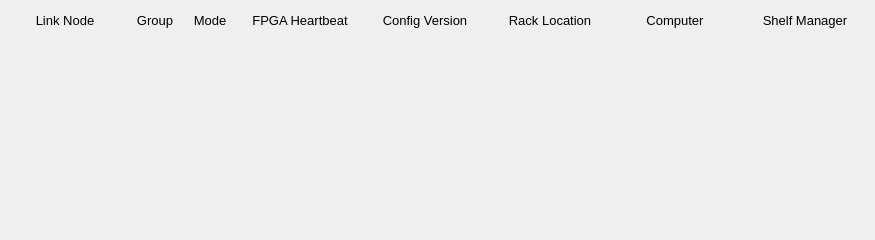
<?xml version="1.0" encoding="UTF-8"?>
<ui version="4.0">
 <class>Form</class>
 <widget class="QWidget" name="Form">
  <property name="geometry">
   <rect>
    <x>0</x>
    <y>0</y>
    <width>875</width>
    <height>240</height>
   </rect>
  </property>
  <property name="windowTitle">
   <string>Form</string>
  </property>
  <widget class="QFrame" name="frame">
   <property name="geometry">
    <rect>
     <x>0</x>
     <y>0</y>
     <width>875</width>
     <height>240</height>
    </rect>
   </property>
   <property name="frameShape">
    <enum>QFrame::NoFrame</enum>
   </property>
   <property name="frameShadow">
    <enum>QFrame::Plain</enum>
   </property>
   <widget class="QLabel" name="label">
    <property name="geometry">
     <rect>
      <x>5</x>
      <y>10</y>
      <width>120</width>
      <height>20</height>
     </rect>
    </property>
    <property name="font">
     <font>
      <pointsize>10</pointsize>
     </font>
    </property>
    <property name="text">
     <string>Link Node</string>
    </property>
    <property name="alignment">
     <set>Qt::AlignCenter</set>
    </property>
   </widget>
   <widget class="QLabel" name="label_2">
    <property name="geometry">
     <rect>
      <x>130</x>
      <y>10</y>
      <width>50</width>
      <height>20</height>
     </rect>
    </property>
    <property name="font">
     <font>
      <pointsize>10</pointsize>
     </font>
    </property>
    <property name="text">
     <string>Group</string>
    </property>
    <property name="alignment">
     <set>Qt::AlignCenter</set>
    </property>
   </widget>
   <widget class="QLabel" name="label_3">
    <property name="geometry">
     <rect>
      <x>185</x>
      <y>10</y>
      <width>50</width>
      <height>20</height>
     </rect>
    </property>
    <property name="font">
     <font>
      <pointsize>10</pointsize>
     </font>
    </property>
    <property name="text">
     <string>Mode</string>
    </property>
    <property name="alignment">
     <set>Qt::AlignCenter</set>
    </property>
   </widget>
   <widget class="QLabel" name="label_4">
    <property name="geometry">
     <rect>
      <x>240</x>
      <y>10</y>
      <width>120</width>
      <height>20</height>
     </rect>
    </property>
    <property name="font">
     <font>
      <pointsize>10</pointsize>
     </font>
    </property>
    <property name="text">
     <string>FPGA Heartbeat</string>
    </property>
    <property name="alignment">
     <set>Qt::AlignCenter</set>
    </property>
   </widget>
   <widget class="QLabel" name="label_5">
    <property name="geometry">
     <rect>
      <x>365</x>
      <y>10</y>
      <width>120</width>
      <height>20</height>
     </rect>
    </property>
    <property name="font">
     <font>
      <pointsize>10</pointsize>
     </font>
    </property>
    <property name="text">
     <string>Config Version</string>
    </property>
    <property name="alignment">
     <set>Qt::AlignCenter</set>
    </property>
   </widget>
   <widget class="QLabel" name="label_6">
    <property name="geometry">
     <rect>
      <x>490</x>
      <y>10</y>
      <width>120</width>
      <height>20</height>
     </rect>
    </property>
    <property name="font">
     <font>
      <pointsize>10</pointsize>
     </font>
    </property>
    <property name="text">
     <string>Rack Location</string>
    </property>
    <property name="alignment">
     <set>Qt::AlignCenter</set>
    </property>
   </widget>
   <widget class="QLabel" name="label_7">
    <property name="geometry">
     <rect>
      <x>615</x>
      <y>10</y>
      <width>120</width>
      <height>20</height>
     </rect>
    </property>
    <property name="font">
     <font>
      <pointsize>10</pointsize>
     </font>
    </property>
    <property name="text">
     <string>Computer</string>
    </property>
    <property name="alignment">
     <set>Qt::AlignCenter</set>
    </property>
   </widget>
   <widget class="QLabel" name="label_8">
    <property name="geometry">
     <rect>
      <x>740</x>
      <y>10</y>
      <width>130</width>
      <height>20</height>
     </rect>
    </property>
    <property name="font">
     <font>
      <pointsize>10</pointsize>
     </font>
    </property>
    <property name="text">
     <string>Shelf Manager</string>
    </property>
    <property name="alignment">
     <set>Qt::AlignCenter</set>
    </property>
   </widget>

   <widget class="PyDMEmbeddedDisplay" name="PyDMEmbeddedDisplay">
    <property name="geometry">
     <rect>
      <x>0</x>
      <y>30</y>
      <width>875</width>
      <height>35</height>
     </rect>
    </property>
    <property name="toolTip">
     <string/>
    </property>
    <property name="frameShape">
     <enum>QFrame::NoFrame</enum>
    </property>
    <property name="macros" stdset="0">
     <string>{"P":"MPLN:SPH:MP01:1","ID":"120","SLOT_FILE":"LinkNode120_slot.ui","LN":"120","LOCA":"SPH","IOC_UNIT":"MP01","INST":"1"}</string>
    </property>
    <property name="filename" stdset="0">
     <string>$PYDM/mps/mps_area_ln.ui</string>
    </property>
   </widget>
   <widget class="PyDMEmbeddedDisplay" name="PyDMEmbeddedDisplay">
    <property name="geometry">
     <rect>
      <x>0</x>
      <y>65</y>
      <width>875</width>
      <height>35</height>
     </rect>
    </property>
    <property name="toolTip">
     <string/>
    </property>
    <property name="frameShape">
     <enum>QFrame::NoFrame</enum>
    </property>
    <property name="macros" stdset="0">
     <string>{"P":"MPLN:SPH:MP02:1","ID":"121","SLOT_FILE":"LinkNode121_slot.ui","LN":"121","LOCA":"SPH","IOC_UNIT":"MP02","INST":"1"}</string>
    </property>
    <property name="filename" stdset="0">
     <string>$PYDM/mps/mps_area_ln.ui</string>
    </property>
   </widget>
   <widget class="PyDMEmbeddedDisplay" name="PyDMEmbeddedDisplay">
    <property name="geometry">
     <rect>
      <x>0</x>
      <y>100</y>
      <width>875</width>
      <height>35</height>
     </rect>
    </property>
    <property name="toolTip">
     <string/>
    </property>
    <property name="frameShape">
     <enum>QFrame::NoFrame</enum>
    </property>
    <property name="macros" stdset="0">
     <string>{"P":"MPLN:SPH:MP03:1","ID":"122","SLOT_FILE":"LinkNode122_slot.ui","LN":"122","LOCA":"SPH","IOC_UNIT":"MP03","INST":"1"}</string>
    </property>
    <property name="filename" stdset="0">
     <string>$PYDM/mps/mps_area_ln.ui</string>
    </property>
   </widget>
   <widget class="PyDMEmbeddedDisplay" name="PyDMEmbeddedDisplay">
    <property name="geometry">
     <rect>
      <x>0</x>
      <y>135</y>
      <width>875</width>
      <height>35</height>
     </rect>
    </property>
    <property name="toolTip">
     <string/>
    </property>
    <property name="frameShape">
     <enum>QFrame::NoFrame</enum>
    </property>
    <property name="macros" stdset="0">
     <string>{"P":"MPLN:SPH:MP04:1","ID":"123","SLOT_FILE":"LinkNode123_slot.ui","LN":"123","LOCA":"SPH","IOC_UNIT":"MP04","INST":"1"}</string>
    </property>
    <property name="filename" stdset="0">
     <string>$PYDM/mps/mps_area_ln.ui</string>
    </property>
   </widget>
   <widget class="PyDMEmbeddedDisplay" name="PyDMEmbeddedDisplay">
    <property name="geometry">
     <rect>
      <x>0</x>
      <y>170</y>
      <width>875</width>
      <height>35</height>
     </rect>
    </property>
    <property name="toolTip">
     <string/>
    </property>
    <property name="frameShape">
     <enum>QFrame::NoFrame</enum>
    </property>
    <property name="macros" stdset="0">
     <string>{"P":"MPLN:SPH:MP05:1","ID":"124","SLOT_FILE":"LinkNode124_slot.ui","LN":"124","LOCA":"SPH","IOC_UNIT":"MP05","INST":"1"}</string>
    </property>
    <property name="filename" stdset="0">
     <string>$PYDM/mps/mps_area_ln.ui</string>
    </property>
   </widget>
   <widget class="PyDMEmbeddedDisplay" name="PyDMEmbeddedDisplay">
    <property name="geometry">
     <rect>
      <x>0</x>
      <y>205</y>
      <width>875</width>
      <height>35</height>
     </rect>
    </property>
    <property name="toolTip">
     <string/>
    </property>
    <property name="frameShape">
     <enum>QFrame::NoFrame</enum>
    </property>
    <property name="macros" stdset="0">
     <string>{"P":"MPLN:SPH:MP06:1","ID":"125","SLOT_FILE":"LinkNode125_slot.ui","LN":"125","LOCA":"SPH","IOC_UNIT":"MP06","INST":"1"}</string>
    </property>
    <property name="filename" stdset="0">
     <string>$PYDM/mps/mps_area_ln.ui</string>
    </property>
   </widget>
  </widget>
 </widget>
 <customwidgets>
  <customwidget>
   <class>PyDMEmbeddedDisplay</class>
   <extends>QFrame</extends>
   <header>pydm.widgets.embedded_display</header>
  </customwidget>
 </customwidgets>
 <resources/>
 <connections/>
</ui>
